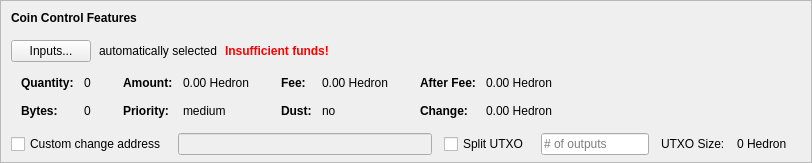
    <widget class="QFrame" name="frameCoinControl">
     <property name="sizePolicy">
      <sizepolicy hsizetype="Expanding" vsizetype="Expanding">
       <horstretch>0</horstretch>
       <verstretch>0</verstretch>
      </sizepolicy>
     </property>
     <property name="maximumSize">
      <size>
       <width>16777215</width>
       <height>16777215</height>
      </size>
     </property>
     <property name="frameShape">
      <enum>QFrame::StyledPanel</enum>
     </property>
     <property name="frameShadow">
      <enum>QFrame::Sunken</enum>
     </property>
     <layout class="QVBoxLayout" name="verticalLayoutCoinControl2">
      <property name="spacing">
       <number>0</number>
      </property>
      <property name="leftMargin">
       <number>0</number>
      </property>
      <property name="topMargin">
       <number>0</number>
      </property>
      <property name="rightMargin">
       <number>0</number>
      </property>
      <property name="bottomMargin">
       <number>6</number>
      </property>
      <item>
       <layout class="QVBoxLayout" name="verticalLayoutCoinControl" stretch="0,0,0,0,1">
        <property name="spacing">
         <number>0</number>
        </property>
        <property name="leftMargin">
         <number>10</number>
        </property>
        <property name="topMargin">
         <number>10</number>
        </property>
        <item>
         <layout class="QHBoxLayout" name="horizontalLayoutCoinControl1">
          <property name="bottomMargin">
           <number>15</number>
          </property>
          <item>
           <widget class="QLabel" name="labelCoinControlFeatures">
            <property name="sizePolicy">
             <sizepolicy hsizetype="Preferred" vsizetype="Maximum">
              <horstretch>0</horstretch>
              <verstretch>0</verstretch>
             </sizepolicy>
            </property>
            <property name="font">
             <font>
              <weight>75</weight>
              <bold>true</bold>
             </font>
            </property>
            <property name="styleSheet">
             <string notr="true">font-weight:bold;</string>
            </property>
            <property name="text">
             <string>Coin Control Features</string>
            </property>
           </widget>
          </item>
         </layout>
        </item>
        <item>
         <layout class="QHBoxLayout" name="horizontalLayoutCoinControl2" stretch="0,0,0,0">
          <property name="spacing">
           <number>8</number>
          </property>
          <property name="bottomMargin">
           <number>10</number>
          </property>
          <item>
           <widget class="QPushButton" name="pushButtonCoinControl">
            <property name="styleSheet">
             <string notr="true"/>
            </property>
            <property name="text">
             <string>Inputs...</string>
            </property>
            <property name="autoDefault">
             <bool>false</bool>
            </property>
           </widget>
          </item>
          <item>
           <widget class="QLabel" name="labelCoinControlAutomaticallySelected">
            <property name="text">
             <string>automatically selected</string>
            </property>
            <property name="margin">
             <number>5</number>
            </property>
           </widget>
          </item>
          <item>
           <widget class="QLabel" name="labelCoinControlInsuffFunds">
            <property name="font">
             <font>
              <weight>75</weight>
              <bold>true</bold>
             </font>
            </property>
            <property name="styleSheet">
             <string notr="true">color:red;font-weight:bold;</string>
            </property>
            <property name="text">
             <string>Insufficient funds!</string>
            </property>
            <property name="margin">
             <number>5</number>
            </property>
           </widget>
          </item>
          <item>
           <spacer name="horizontalSpacerCoinControl">
            <property name="orientation">
             <enum>Qt::Horizontal</enum>
            </property>
            <property name="sizeHint" stdset="0">
             <size>
              <width>40</width>
              <height>1</height>
             </size>
            </property>
           </spacer>
          </item>
         </layout>
        </item>
        <item>
         <widget class="QWidget" name="widgetCoinControl" native="true">
          <property name="sizePolicy">
           <sizepolicy hsizetype="Preferred" vsizetype="Preferred">
            <horstretch>0</horstretch>
            <verstretch>0</verstretch>
           </sizepolicy>
          </property>
          <property name="minimumSize">
           <size>
            <width>0</width>
            <height>0</height>
           </size>
          </property>
          <property name="styleSheet">
           <string notr="true"/>
          </property>
          <layout class="QHBoxLayout" name="horizontalLayoutCoinControl5">
           <property name="leftMargin">
            <number>0</number>
           </property>
           <property name="topMargin">
            <number>0</number>
           </property>
           <property name="rightMargin">
            <number>0</number>
           </property>
           <property name="bottomMargin">
            <number>0</number>
           </property>
           <item>
            <layout class="QHBoxLayout" name="horizontalLayoutCoinControl3" stretch="0,0,0,1">
             <property name="spacing">
              <number>20</number>
             </property>
             <property name="topMargin">
              <number>0</number>
             </property>
             <property name="bottomMargin">
              <number>10</number>
             </property>
             <item>
              <layout class="QFormLayout" name="formLayoutCoinControl1">
               <property name="horizontalSpacing">
                <number>10</number>
               </property>
               <property name="verticalSpacing">
                <number>14</number>
               </property>
               <property name="leftMargin">
                <number>10</number>
               </property>
               <property name="topMargin">
                <number>4</number>
               </property>
               <property name="rightMargin">
                <number>6</number>
               </property>
               <item row="0" column="0">
                <widget class="QLabel" name="labelCoinControlQuantityText">
                 <property name="font">
                  <font>
                   <weight>75</weight>
                   <bold>true</bold>
                  </font>
                 </property>
                 <property name="text">
                  <string>Quantity:</string>
                 </property>
                 <property name="margin">
                  <number>0</number>
                 </property>
                </widget>
               </item>
               <item row="0" column="1">
                <widget class="QLabel" name="labelCoinControlQuantity">
                 <property name="cursor">
                  <cursorShape>IBeamCursor</cursorShape>
                 </property>
                 <property name="contextMenuPolicy">
                  <enum>Qt::ActionsContextMenu</enum>
                 </property>
                 <property name="text">
                  <string notr="true">0</string>
                 </property>
                 <property name="margin">
                  <number>0</number>
                 </property>
                 <property name="textInteractionFlags">
                  <set>Qt::LinksAccessibleByMouse|Qt::TextSelectableByKeyboard|Qt::TextSelectableByMouse</set>
                 </property>
                </widget>
               </item>
               <item row="1" column="0">
                <widget class="QLabel" name="labelCoinControlBytesText">
                 <property name="font">
                  <font>
                   <weight>75</weight>
                   <bold>true</bold>
                  </font>
                 </property>
                 <property name="text">
                  <string>Bytes:</string>
                 </property>
                </widget>
               </item>
               <item row="1" column="1">
                <widget class="QLabel" name="labelCoinControlBytes">
                 <property name="cursor">
                  <cursorShape>IBeamCursor</cursorShape>
                 </property>
                 <property name="contextMenuPolicy">
                  <enum>Qt::ActionsContextMenu</enum>
                 </property>
                 <property name="text">
                  <string notr="true">0</string>
                 </property>
                 <property name="textInteractionFlags">
                  <set>Qt::LinksAccessibleByMouse|Qt::TextSelectableByKeyboard|Qt::TextSelectableByMouse</set>
                 </property>
                </widget>
               </item>
              </layout>
             </item>
             <item>
              <layout class="QFormLayout" name="formLayoutCoinControl2">
               <property name="horizontalSpacing">
                <number>10</number>
               </property>
               <property name="verticalSpacing">
                <number>14</number>
               </property>
               <property name="leftMargin">
                <number>6</number>
               </property>
               <property name="topMargin">
                <number>4</number>
               </property>
               <property name="rightMargin">
                <number>6</number>
               </property>
               <item row="0" column="0">
                <widget class="QLabel" name="labelCoinControlAmountText">
                 <property name="font">
                  <font>
                   <weight>75</weight>
                   <bold>true</bold>
                  </font>
                 </property>
                 <property name="text">
                  <string>Amount:</string>
                 </property>
                 <property name="margin">
                  <number>0</number>
                 </property>
                </widget>
               </item>
               <item row="0" column="1">
                <widget class="QLabel" name="labelCoinControlAmount">
                 <property name="cursor">
                  <cursorShape>IBeamCursor</cursorShape>
                 </property>
                 <property name="contextMenuPolicy">
                  <enum>Qt::ActionsContextMenu</enum>
                 </property>
                 <property name="text">
                  <string notr="true">0.00 Hedron</string>
                 </property>
                 <property name="textInteractionFlags">
                  <set>Qt::LinksAccessibleByMouse|Qt::TextSelectableByKeyboard|Qt::TextSelectableByMouse</set>
                 </property>
                </widget>
               </item>
               <item row="1" column="0">
                <widget class="QLabel" name="labelCoinControlPriorityText">
                 <property name="font">
                  <font>
                   <weight>75</weight>
                   <bold>true</bold>
                  </font>
                 </property>
                 <property name="text">
                  <string>Priority:</string>
                 </property>
                </widget>
               </item>
               <item row="1" column="1">
                <widget class="QLabel" name="labelCoinControlPriority">
                 <property name="cursor">
                  <cursorShape>IBeamCursor</cursorShape>
                 </property>
                 <property name="contextMenuPolicy">
                  <enum>Qt::ActionsContextMenu</enum>
                 </property>
                 <property name="text">
                  <string>medium</string>
                 </property>
                 <property name="textInteractionFlags">
                  <set>Qt::LinksAccessibleByMouse|Qt::TextSelectableByKeyboard|Qt::TextSelectableByMouse</set>
                 </property>
                </widget>
               </item>
              </layout>
             </item>
             <item>
              <layout class="QFormLayout" name="formLayoutCoinControl3">
               <property name="horizontalSpacing">
                <number>10</number>
               </property>
               <property name="verticalSpacing">
                <number>14</number>
               </property>
               <property name="leftMargin">
                <number>6</number>
               </property>
               <property name="topMargin">
                <number>4</number>
               </property>
               <property name="rightMargin">
                <number>6</number>
               </property>
               <item row="0" column="0">
                <widget class="QLabel" name="labelCoinControlFeeText">
                 <property name="font">
                  <font>
                   <weight>75</weight>
                   <bold>true</bold>
                  </font>
                 </property>
                 <property name="text">
                  <string>Fee:</string>
                 </property>
                 <property name="margin">
                  <number>0</number>
                 </property>
                </widget>
               </item>
               <item row="0" column="1">
                <widget class="QLabel" name="labelCoinControlFee">
                 <property name="cursor">
                  <cursorShape>IBeamCursor</cursorShape>
                 </property>
                 <property name="contextMenuPolicy">
                  <enum>Qt::ActionsContextMenu</enum>
                 </property>
                 <property name="text">
                  <string notr="true">0.00 Hedron</string>
                 </property>
                 <property name="textInteractionFlags">
                  <set>Qt::LinksAccessibleByMouse|Qt::TextSelectableByKeyboard|Qt::TextSelectableByMouse</set>
                 </property>
                </widget>
               </item>
               <item row="1" column="0">
                <widget class="QLabel" name="labelCoinControlLowOutputText">
                 <property name="font">
                  <font>
                   <weight>75</weight>
                   <bold>true</bold>
                  </font>
                 </property>
                 <property name="text">
                  <string>Dust:</string>
                 </property>
                </widget>
               </item>
               <item row="1" column="1">
                <widget class="QLabel" name="labelCoinControlLowOutput">
                 <property name="cursor">
                  <cursorShape>IBeamCursor</cursorShape>
                 </property>
                 <property name="contextMenuPolicy">
                  <enum>Qt::ActionsContextMenu</enum>
                 </property>
                 <property name="text">
                  <string>no</string>
                 </property>
                 <property name="textInteractionFlags">
                  <set>Qt::LinksAccessibleByMouse|Qt::TextSelectableByKeyboard|Qt::TextSelectableByMouse</set>
                 </property>
                </widget>
               </item>
              </layout>
             </item>
             <item>
              <layout class="QFormLayout" name="formLayoutCoinControl4">
               <property name="horizontalSpacing">
                <number>10</number>
               </property>
               <property name="verticalSpacing">
                <number>14</number>
               </property>
               <property name="leftMargin">
                <number>6</number>
               </property>
               <property name="topMargin">
                <number>4</number>
               </property>
               <property name="rightMargin">
                <number>6</number>
               </property>
               <item row="0" column="0">
                <widget class="QLabel" name="labelCoinControlAfterFeeText">
                 <property name="font">
                  <font>
                   <weight>75</weight>
                   <bold>true</bold>
                  </font>
                 </property>
                 <property name="text">
                  <string>After Fee:</string>
                 </property>
                 <property name="margin">
                  <number>0</number>
                 </property>
                </widget>
               </item>
               <item row="0" column="1">
                <widget class="QLabel" name="labelCoinControlAfterFee">
                 <property name="cursor">
                  <cursorShape>IBeamCursor</cursorShape>
                 </property>
                 <property name="contextMenuPolicy">
                  <enum>Qt::ActionsContextMenu</enum>
                 </property>
                 <property name="text">
                  <string notr="true">0.00 Hedron</string>
                 </property>
                 <property name="textInteractionFlags">
                  <set>Qt::LinksAccessibleByMouse|Qt::TextSelectableByKeyboard|Qt::TextSelectableByMouse</set>
                 </property>
                </widget>
               </item>
               <item row="1" column="0">
                <widget class="QLabel" name="labelCoinControlChangeText">
                 <property name="font">
                  <font>
                   <weight>75</weight>
                   <bold>true</bold>
                  </font>
                 </property>
                 <property name="text">
                  <string>Change:</string>
                 </property>
                </widget>
               </item>
               <item row="1" column="1">
                <widget class="QLabel" name="labelCoinControlChange">
                 <property name="cursor">
                  <cursorShape>IBeamCursor</cursorShape>
                 </property>
                 <property name="contextMenuPolicy">
                  <enum>Qt::ActionsContextMenu</enum>
                 </property>
                 <property name="text">
                  <string notr="true">0.00 Hedron</string>
                 </property>
                 <property name="textInteractionFlags">
                  <set>Qt::LinksAccessibleByMouse|Qt::TextSelectableByKeyboard|Qt::TextSelectableByMouse</set>
                 </property>
                </widget>
               </item>
              </layout>
             </item>
            </layout>
           </item>
          </layout>
         </widget>
        </item>
        <item>
         <layout class="QHBoxLayout" name="horizontalLayoutCoinControl4" stretch="0,0,0,0,0,0,0">
          <property name="spacing">
           <number>12</number>
          </property>
          <property name="sizeConstraint">
           <enum>QLayout::SetDefaultConstraint</enum>
          </property>
          <property name="topMargin">
           <number>5</number>
          </property>
          <property name="rightMargin">
           <number>5</number>
          </property>
          <item>
           <widget class="QCheckBox" name="checkBoxCoinControlChange">
            <property name="toolTip">
             <string>If this is activated, but the change address is empty or invalid, change will be sent to a newly generated address.</string>
            </property>
            <property name="text">
             <string>Custom change address</string>
            </property>
           </widget>
          </item>
          <item>
           <widget class="QValidatedLineEdit" name="lineEditCoinControlChange">
            <property name="enabled">
             <bool>false</bool>
            </property>
            <property name="sizePolicy">
             <sizepolicy hsizetype="Expanding" vsizetype="Fixed">
              <horstretch>0</horstretch>
              <verstretch>0</verstretch>
             </sizepolicy>
            </property>
           </widget>
          </item>
          <item>
           <widget class="QCheckBox" name="splitBlockCheckBox">
            <property name="text">
             <string>Split UTXO</string>
            </property>
           </widget>
          </item>
          <item>
           <widget class="QLineEdit" name="splitBlockLineEdit">
            <property name="sizePolicy">
             <sizepolicy hsizetype="Fixed" vsizetype="Fixed">
              <horstretch>50</horstretch>
              <verstretch>0</verstretch>
             </sizepolicy>
            </property>
            <property name="placeholderText">
             <string># of outputs</string>
            </property>
           </widget>
          </item>
          <item>
           <widget class="QLabel" name="labelBlockSizeText">
            <property name="text">
             <string>UTXO Size:</string>
            </property>
           </widget>
          </item>
          <item>
           <widget class="QLabel" name="labelBlockSize">
            <property name="text">
             <string>0 Hedron</string>
            </property>
           </widget>
          </item>
          <item>
           <widget class="QLabel" name="labelCoinControlChangeLabel">
            <property name="sizePolicy">
             <sizepolicy hsizetype="Preferred" vsizetype="Expanding">
              <horstretch>0</horstretch>
              <verstretch>0</verstretch>
             </sizepolicy>
            </property>
            <property name="minimumSize">
             <size>
              <width>0</width>
              <height>0</height>
             </size>
            </property>
            <property name="text">
             <string/>
            </property>
            <property name="margin">
             <number>3</number>
            </property>
           </widget>
          </item>
         </layout>
        </item>
        <item>
         <spacer name="verticalSpacerCoinControl">
          <property name="orientation">
           <enum>Qt::Vertical</enum>
          </property>
          <property name="sizeHint" stdset="0">
           <size>
            <width>800</width>
            <height>1</height>
           </size>
          </property>
         </spacer>
        </item>
       </layout>
      </item>
     </layout>
    </widget>
